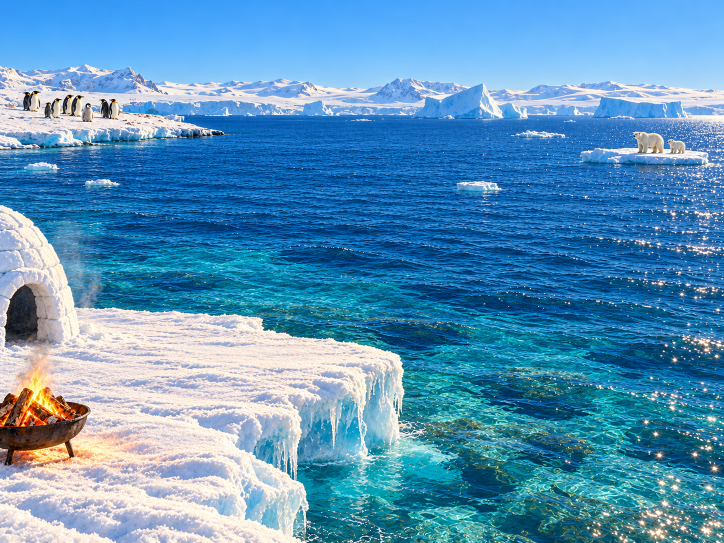
#> input picture assets/raw/backdrop-antarctica.png, 1448 x 1086 px, given in place of backdrop-sea.png, which was not available (shown at 1/2 size)
$ python make_water.py sea
#> lines starting #> are read from the running program, lines starting #| are printed output that depends on the picture
### scripts/gen_video.py
"""
Bring a still picture to life: generate a short video clip from it with
Google's Veo model (Gemini API).

Used to animate the water of a map's painting -- see scripts/make_water.py,
which prepares the picture, calls this, and puts the moving water back into
the painting.

The API key is read from the environment variable GEMINI_API_KEY, or from a
file `.env` (or `.env.txt`) in the project root holding one line:

    GEMINI_API_KEY=....

Those files are in .gitignore; the key is sent to Google in a request
header only and is never printed. Veo is billed per second of video (no
free tier): `python scripts/gen_video.py --prices` shows what a clip costs.

Usage (from the project root):
    python scripts/gen_video.py --image frame.jpg --loop --out clip.mp4 \
        --prompt "Static shot. Gentle waves roll toward the viewer."
"""

import argparse
import base64
import os
import sys
import time
from pathlib import Path

import requests

ROOT = Path(__file__).resolve().parent.parent
API = "https://generativelanguage.googleapis.com/v1beta"

# model -> (id, US$ per second at 720p, at 1080p), from
# ai.google.dev/gemini-api/docs/pricing, October 2026. "fast" is the
# default: a fraction of the full model's price, and good enough here.
MODELS = {
    "lite": ("veo-3.1-lite-generate-preview", 0.05, 0.08),
    "fast": ("veo-3.1-fast-generate-preview", 0.10, 0.12),
    "full": ("veo-3.1-generate-preview", 0.40, 0.40),
}
DURATIONS = (4, 6, 8)   # seconds; 1080p clips are always 8


def load_key():
    key = os.environ.get("GEMINI_API_KEY")
    for name in (".env", ".env.txt"):
        path = ROOT / name
        if key or not path.exists():
            continue
        for line in path.read_text(encoding="utf-8-sig").splitlines():
            name_, _, value = line.partition("=")
            if name_.strip() == "GEMINI_API_KEY":
                key = value.strip().strip('"').strip("'")
    if not key:
        sys.exit("no GEMINI_API_KEY: set it in the environment or in a .env file "
                 "in the project root (see the top of scripts/gen_video.py)")
    return key


# [5 lines left out: function as_image, not called in this run]


def generate(prompt, image, out, loop=False, model="fast", resolution="1080p",
             seconds=8, timeout=900):
    """
    One clip: `image` is its first frame, and with `loop` also its last, so
    the clip ends where it began. Returns the path written.
    """
    if resolution == "1080p" and seconds != 8:
        sys.exit("a 1080p clip is always 8 seconds; use --resolution 720p for 4 or 6")
    key = load_key()
    headers = {"x-goog-api-key": key}
    model_id, price_720, price_1080 = MODELS[model]
    price = price_1080 if resolution == "1080p" else price_720
    instance = {"prompt": prompt.strip(), "image": as_image(image)}
    if loop:
        instance["lastFrame"] = as_image(image)
    body = {"instances": [instance],
            "parameters": {"aspectRatio": "16:9", "resolution": resolution,
                           "durationSeconds": seconds}}

    def explain(response):
        return response.text[:800].replace(key, "<key>")

    print(f"[veo]  {model_id}: {seconds} s at {resolution}, about ${price * seconds:.2f}")
    started = time.time()
    r = requests.post(f"{API}/models/{model_id}:predictLongRunning",
                      headers=headers, json=body, timeout=120)
    if r.status_code != 200:
        sys.exit(f"request refused (HTTP {r.status_code}):\n{explain(r)}")
    operation = r.json()["name"]

    while True:
        time.sleep(10)
        r = requests.get(f"{API}/{operation}", headers=headers, timeout=60)
        if r.status_code != 200:
            sys.exit(f"polling failed (HTTP {r.status_code}):\n{explain(r)}")
        state = r.json()
        if state.get("done"):
            break
        if time.time() - started > timeout:
            sys.exit(f"gave up after {timeout} s; operation {operation} is still running")
    if "error" in state:
        sys.exit(f"generation failed: {state['error']}")
    answer = state.get("response", {}).get("generateVideoResponse", {})
    samples = answer.get("generatedSamples") or []
    if not samples:
        # e.g. the safety filter held the clip back
        print(f"[fail] no video came back: {str(answer)[:600]}")
        return None

    video = requests.get(samples[0]["video"]["uri"], headers=headers, timeout=300)
    if video.status_code != 200:
        sys.exit(f"download failed (HTTP {video.status_code}):\n{explain(video)}")
    out = Path(out)
    out.parent.mkdir(parents=True, exist_ok=True)
    out.write_bytes(video.content)
    print(f"[ok]   {out}  {len(video.content) // 1024} kB  ({time.time() - started:.0f} s)")
    return out


# [22 lines left out: function main, not called in this run]


# [2 lines that do not run on import are left out]

### scripts/make_water.py
"""
Moving water for a map's painting.

A video model (Veo, see scripts/gen_video.py) turns the painting into eight
seconds of film in which the water moves. This script prepares the picture
for it and afterwards puts ONLY the moving water back into the original
painting, so everything else -- jetty or pier, walls, trees, sky -- stays
exactly the still painting: razor sharp and rock solid under Julian.

    python scripts/make_water.py sea            # generate (costs money) + compose
    python scripts/make_water.py lake
    python scripts/make_water.py greece
    python scripts/make_water.py antarctica    # the fire flickers too
    python scripts/make_water.py sea --compose  # only redo the composing

Step by step
  1. FRAME   The bottom part of the 4:3 painting (from just above the far
             shore / horizon down) is almost exactly 16:9, the shape Veo
             films in. It is sent in full HD, so the model spends all its
             pixels on water and none on sky.
  2. FILM    Veo gets that frame as the first AND the last frame of the
             clip, with a prompt saying the camera is locked off and only
             the water moves: the clip ends where it began and can repeat.
             Kept as work/veo-<map>.mp4 (with Veo's own sound track).
  3. MASK    Where does the film actually move? (Never on the jetty, pier
             or pontoon itself: the map's `dry` outline is cut out.)
             Where does the film actually move? Measured per small block
             of pixels: how much its average brightness changes over the
             clip. (Per single pixel would not do: Veo redraws stone and
             wood with a fine grain that shimmers a little, while a whole
             block of stone stays the same and a block of water does not.)
             Only below the map's far shore or horizon (src/data/maps.js),
             so a swaying tree top can never slip in. Kept as
             work/water-mask-<map>.png to look at: white = moving water.
  4. COMPOSE Each film frame is colour-matched to the painting and laid
             over it through that mask (soft-edged), then everything is
             encoded as the map's backdrop video.
  5. LOOP    Veo's last frame matches its first in the large (where the
             swell and the foam are) but not ripple for ripple, which would
             show as a little jolt every time the video repeats. So the
             end of the clip is dissolved into its beginning over half a
             second.

    ->  assets/clean/backdrop-<painting>.mp4   (4:3, no sound)

The game shows the painting at once and swaps in the video when it has
loaded (map.backdropVideo). Needs ffmpeg and node on the PATH.

work/ is not in git and not part of the published game: the raw clips are
30 MB each. As long as they are there, --compose costs nothing.
"""

import argparse
import json
import subprocess
import sys
from pathlib import Path

import numpy as np
from PIL import Image, ImageDraw
from scipy import ndimage

sys.path.insert(0, str(Path(__file__).resolve().parent))
from gen_video import generate          # noqa: E402

ROOT = Path(__file__).resolve().parent.parent
RAW = ROOT / "assets" / "raw"
CLEAN = ROOT / "assets" / "clean"
WORK = ROOT / "work"

# The part of the painting that is filmed: from this share of its height
# down to the bottom. 4:3 * (1 - 0.236) is 16:9 to within 2 %; that last
# bit is evened out by a squeeze nobody can see.
WINDOW_TOP = 0.236
FILM_SIZE = (1920, 1080)
OUT_SIZE = (1440, 1080)       # the finished 4:3 video
FPS = 24
CRF = 28                      # x264 quality: lower = better and bigger
# Veo draws water crisper than the paintings are; a touch of blur brings
# it back in line with them (and makes the file a good deal smaller).
FILM_SOFTEN = 0.6

# Motion is measured on blocks of MOTION_BLOCK x MOTION_BLOCK pixels: how
# much a block's average brightness varies over the clip (standard
# deviation, 0..255). Stone and wood stay under 3; water is 4 (far away)
# to 40.
MOTION_BLOCK = 6
MOTION_MIN = 3.5
MASK_FEATHER_PX = 6
# Kept clear around the jetty / pier / pontoon outline of the map.
DRY_MARGIN_PX = 4
# Colour is compared between film and painting with fine detail blurred
# away (Veo redraws every stone and ripple crisper than the painting).
COLOUR_BLUR_PX = 12
# Frames over which the end of the clip dissolves into its start.
LOOP_BLEND_FRAMES = 12

STILL_RULES = (
    "Static, locked-off tripod shot: the camera does not move at all -- no "
    "pan, no tilt, no zoom, no shake, no change of focus. Everything that is "
    "not water stays perfectly still and exactly as it is. Nothing new "
    "appears and nothing disappears: no boats, no birds, no fish, no people, "
    "no objects, no text. Even, natural, real-time motion from the first "
    "frame to the last, as one seamless loop."
)

WATER = {
    "sea": dict(
        painting="backdrop-sea",
        prompt=(
            "A calm summer sea, gently alive. A slow, low swell rolls evenly "
            "toward the viewer; small ripples and a few little white caps "
            "come and go; sunlight glitters on the water; a little foam "
            "laps softly around the foot of the stone pier. The motion is "
            "the same, gentle and regular, all the way through: NO big "
            "wave, no breaker, no splash, no spray, and no water ever comes "
            "over the pier. The stone pier, its iron bollard and the "
            "horizon do not move. " + STILL_RULES +
            " Sound: waves washing against stone, a light sea breeze. No "
            "music, no voices."
        )),
    "france": dict(
        painting="backdrop-france",
        prompt=(
            "The clear mountain lake is gently alive. A light breeze sends "
            "small ripples drifting slowly across the surface; the "
            "reflections of the village, the trees and the mountains shimmer "
            "and waver softly; in the clear shallows in front, sunlight plays "
            "over the pebbles. The wooden pontoon with its barrels, its two "
            "striped mooring poles and their rope, the rowing boat on the "
            "bank, the houses, the bridge, the trees and the mountains do "
            "not move -- no leaf stirs. " + STILL_RULES +
            " Sound: quiet water lapping, a few birds far away. No music, "
            "no voices."
        )),
    "greece": dict(
        painting="backdrop-greece",
        prompt=(
            "A calm, clear summer sea, gently alive. Small ripples drift "
            "slowly across the deep blue water and sunlight glitters on it; "
            "in the clear turquoise shallows in front, the light plays in "
            "moving patterns over the sand, the stones and the weed on the "
            "bottom; small wavelets lap softly against the foot of the pale "
            "limestone rock, with a little white foam. The motion is the "
            "same, gentle and regular, all the way through: no big wave, no "
            "splash, no spray, and no water ever comes onto the rock. The "
            "rock, the headland, its pines, the white houses, the chapel and "
            "the islands do not move -- no branch stirs. " + STILL_RULES +
            " Sound: small waves lapping against rock, cicadas far away. No "
            "music, no voices."
        )),
    # The ice: the water, and the fire in its bowl beside the igloo.
    "antarctica": dict(
        painting="backdrop-antarctica",
        flames=[[[0, 470], [170, 470], [170, 650], [0, 650]],      # the fire
                [[135, 250], [205, 250], [205, 470], [140, 470]]],  # its smoke
        prompt=(
            "A calm polar sea at the edge of the Antarctic ice, gently alive. "
            "Small ripples drift slowly across the dark blue water and the low "
            "sun glitters on it; in the clear turquoise water at the foot of the "
            "ice cliff the light plays softly; tiny wavelets lap against the ice "
            "with a little white foam. In the bottom-left corner the small fire in "
            "the black iron bowl burns: its orange flames flicker and dance, and "
            "a thin wisp of grey smoke drifts up and away. The motion of the water "
            "is the same, gentle and regular, all the way through: no big wave, no "
            "splash. The ice, the igloo, the iron bowl, the icebergs, the "
            "mountains, the penguins and the polar bears do not move. "
            + STILL_RULES +
            " Sound: small waves lapping against ice, the crackle of a small "
            "fire, penguins calling far away. No music, no voices."
        )),
    "lake": dict(
        painting="backdrop-naarden",
        prompt=(
            "The calm water of the moat is alive. A light breeze sends small "
            "ripples drifting slowly across the surface; the reflections of "
            "the brick walls and the trees shimmer and waver softly; in the "
            "clear shallows in front, sunlight plays over the pebbles. The "
            "wooden jetty, the brick fortress walls, the church, the houses, "
            "the trees and the banks do not move -- no leaf stirs. "
            + STILL_RULES +
            " Sound: quiet water lapping, a few birds far away. No music, "
            "no voices."
        )),
}


# [30 lines left out: functions waterline, dry_land, polygons_mask, not called in this run]


def far_shore(map_id, width, height):
    """Painting row of the map's far shore or horizon: no water above it."""
    return min(y for _, y in waterline(map_id, width, height))


def film_frame(painting):
    """The 16:9 frame Veo starts from."""
#> called with painting = 'backdrop-sea'
    img = Image.open(RAW / f"{painting}.png").convert("RGB")
#> img is the input picture: PIL image 1448x1086 RGB; mean R, G, B 89.3, 147.9, 186.7
    top = round(img.height * WINDOW_TOP)
#> top = 256
    return img.crop((0, top, img.width, img.height)).resize(FILM_SIZE, Image.LANCZOS)
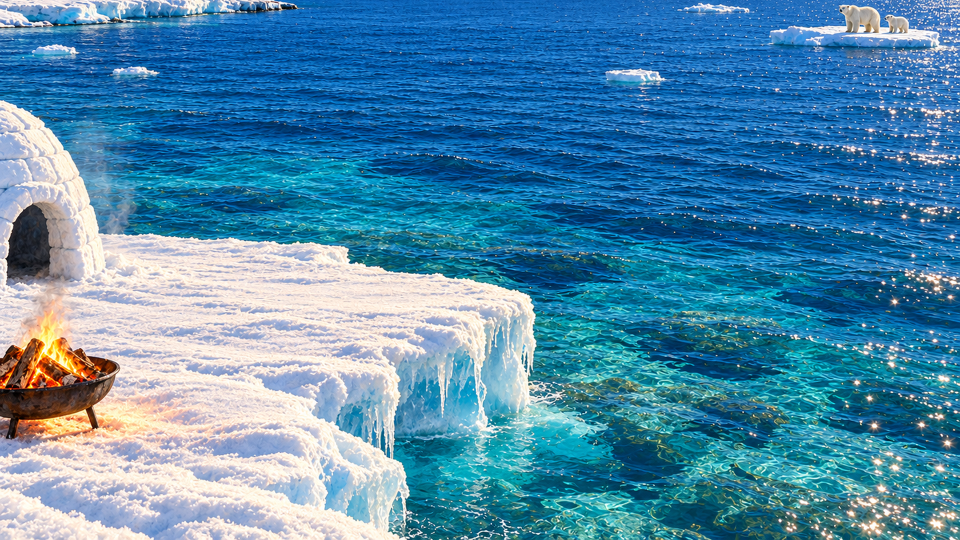
#> returned value: PIL image 1920x1080 RGB (shown at 1/2 size); mean R, G, B 80.6, 138.2, 171


# [106 lines left out: functions read_clip, compose, not called in this run]


def main():
    ap = argparse.ArgumentParser(description=__doc__.split("\n\n")[0])
    ap.add_argument("map", choices=WATER, help="map id, as in src/data/maps.js")
    ap.add_argument("--compose", action="store_true",
                    help="skip the (paid) generation, reuse work/veo-<map>.mp4")
    ap.add_argument("--model", default="fast", help="lite, fast (default) or full")
    args = ap.parse_args()

    if not args.compose:
        spec = WATER[args.map]
        WORK.mkdir(exist_ok=True)
        frame = WORK / f"veo-{args.map}-frame.jpg"
        film_frame(spec["painting"]).save(frame, "JPEG", quality=95)
        clip = generate(spec["prompt"], frame, WORK / f"veo-{args.map}.mp4", loop=True, model=args.model)
        frame.unlink()
        if clip is None:
            sys.exit(1)
    compose(args.map)


if __name__ == "__main__":
#> (the run stopped early here; a loop or call above may not have finished)

$ run again, on assets/raw/backdrop.png
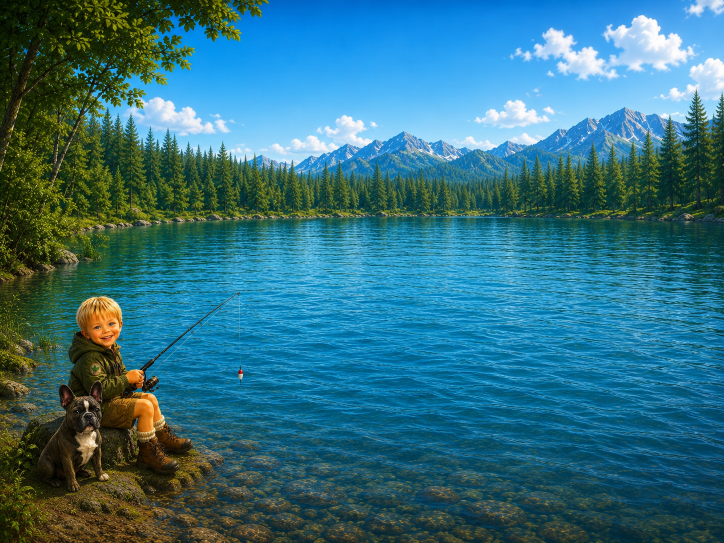
#> input picture assets/raw/backdrop.png, 1448 x 1086 px, given in place of backdrop-sea.png, which was not available (shown at 1/2 size)
#> in film_frame, img is the input picture: PIL image 1448x1086 RGB; mean R, G, B 50, 111.5, 127.9
#> in film_frame, `return img.crop((0, top, img.width, img.height)).resize(FILM_SIZE, Ima..`:
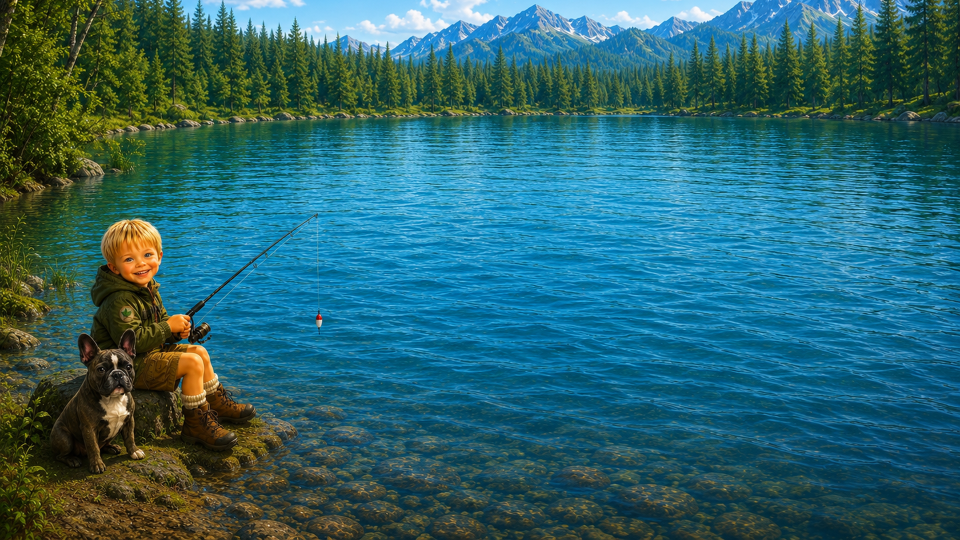
#> returned value: PIL image 1920x1080 RGB (shown at 1/2 size); mean R, G, B 43.1, 100.3, 109.5
